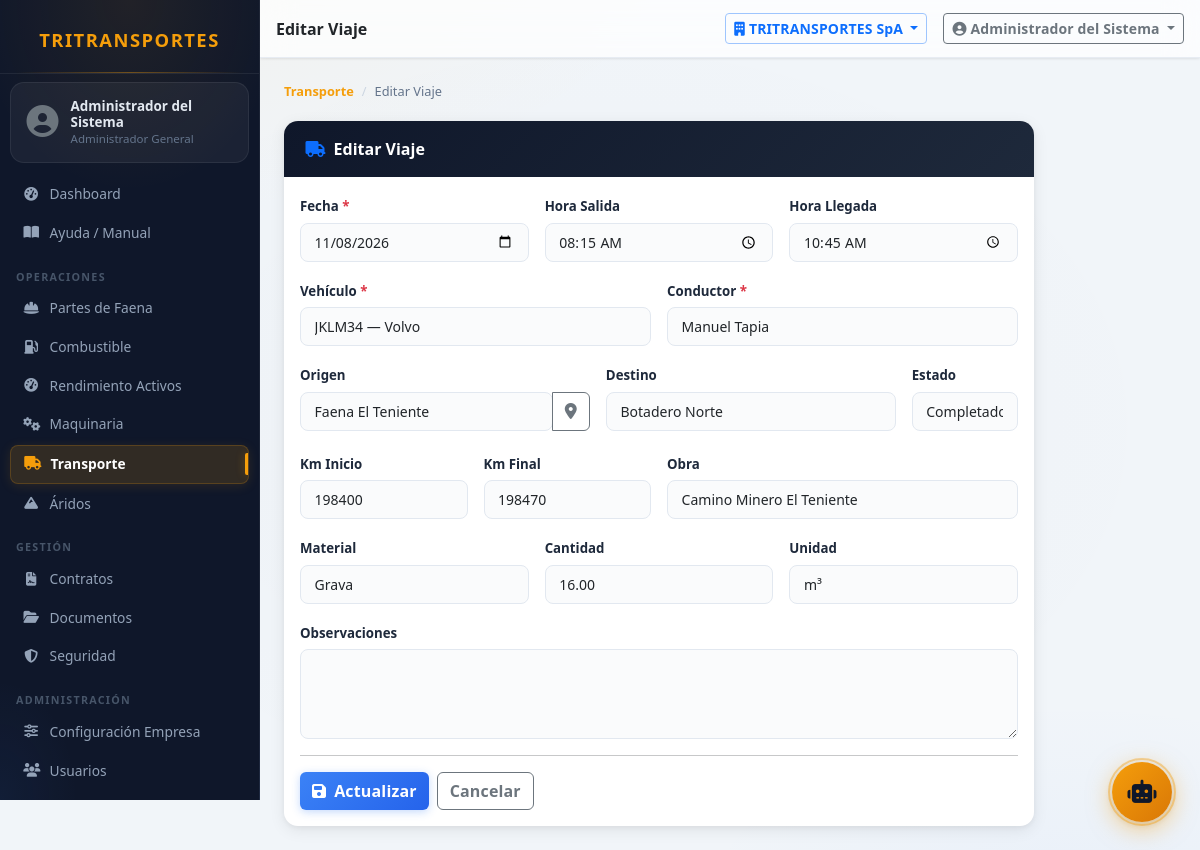
/modules/transporte/viaje?id=2 (signed in), run on the app's committed database.
### tables this page shows
CREATE TABLE IF NOT EXISTS viajes (
    id              INT UNSIGNED AUTO_INCREMENT PRIMARY KEY,
    empresa_id      INT UNSIGNED NOT NULL,
    obra_id         INT UNSIGNED,
    contrato_id     INT UNSIGNED,
    vehiculo_id     INT UNSIGNED NOT NULL,
    conductor_id    INT UNSIGNED NOT NULL,
    fecha           DATE NOT NULL,
    hora_salida     TIME,
    hora_llegada    TIME,
    origen          VARCHAR(200),
    destino         VARCHAR(200),
    km_inicio       INT UNSIGNED DEFAULT 0,
    km_fin          INT UNSIGNED DEFAULT 0,
    material_id     INT UNSIGNED,
    cantidad        DECIMAL(10,2),
    unidad          VARCHAR(30),
    estado          ENUM('programado','en_ruta','completado','cancelado') NOT NULL DEFAULT 'programado',
    observaciones   TEXT,
    lat_origen      DECIMAL(10,7),
    lng_origen      DECIMAL(10,7),
    lat_destino     DECIMAL(10,7),
    lng_destino     DECIMAL(10,7),
    creado_por      INT UNSIGNED,
    created_at      DATETIME NOT NULL DEFAULT CURRENT_TIMESTAMP,
    updated_at      DATETIME NOT NULL DEFAULT CURRENT_TIMESTAMP ON UPDATE CURRENT_TIMESTAMP,
    CONSTRAINT fk_viaj_emp  FOREIGN KEY (empresa_id)  REFERENCES empresas(id),
    CONSTRAINT fk_viaj_obra FOREIGN KEY (obra_id)     REFERENCES obras(id)       ON DELETE SET NULL,
    CONSTRAINT fk_viaj_veh  FOREIGN KEY (vehiculo_id) REFERENCES vehiculos(id),
    CONSTRAINT fk_viaj_cond FOREIGN KEY (conductor_id)REFERENCES conductores(id),
    CONSTRAINT fk_viaj_mat  FOREIGN KEY (material_id) REFERENCES materiales(id)  ON DELETE SET NULL,
    CONSTRAINT fk_viaj_usr  FOREIGN KEY (creado_por)  REFERENCES usuarios(id)    ON DELETE SET NULL,
    INDEX idx_viaj_emp_f  (empresa_id, fecha),
    INDEX idx_viaj_veh    (vehiculo_id),
    INDEX idx_viaj_cond   (conductor_id),
    INDEX idx_viaj_obra   (obra_id)
);

CREATE TABLE IF NOT EXISTS vehiculos (
    id           INT UNSIGNED AUTO_INCREMENT PRIMARY KEY,
    empresa_id   INT UNSIGNED NOT NULL,
    patente      VARCHAR(10)  NOT NULL,
    marca        VARCHAR(60),
    modelo       VARCHAR(80),
    anio         SMALLINT UNSIGNED,
    categoria_id INT UNSIGNED,
    color        VARCHAR(40),
    odometro     INT UNSIGNED DEFAULT 0,
    activo       TINYINT(1)   NOT NULL DEFAULT 1,
    created_at   DATETIME     NOT NULL DEFAULT CURRENT_TIMESTAMP,
    updated_at   DATETIME     NOT NULL DEFAULT CURRENT_TIMESTAMP ON UPDATE CURRENT_TIMESTAMP,
    UNIQUE KEY uq_patente (empresa_id, patente),
    CONSTRAINT fk_veh_emp  FOREIGN KEY (empresa_id)   REFERENCES empresas(id),
    CONSTRAINT fk_veh_cat  FOREIGN KEY (categoria_id) REFERENCES categorias_vehiculo(id) ON DELETE SET NULL
);

CREATE TABLE IF NOT EXISTS obras (
    id          INT UNSIGNED AUTO_INCREMENT PRIMARY KEY,
    empresa_id  INT UNSIGNED NOT NULL,
    nombre      VARCHAR(150) NOT NULL,
    codigo      VARCHAR(30),
    cliente_id  INT UNSIGNED,
    descripcion TEXT,
    fecha_inicio DATE,
    fecha_termino DATE,
    estado      ENUM('activa','pausada','finalizada') NOT NULL DEFAULT 'activa',
    lat         DECIMAL(10,7),
    lng         DECIMAL(10,7),
    activo      TINYINT(1)   NOT NULL DEFAULT 1,
    created_at  DATETIME     NOT NULL DEFAULT CURRENT_TIMESTAMP,
    updated_at  DATETIME     NOT NULL DEFAULT CURRENT_TIMESTAMP ON UPDATE CURRENT_TIMESTAMP,
    CONSTRAINT fk_obra_emp FOREIGN KEY (empresa_id) REFERENCES empresas(id),
    CONSTRAINT fk_obra_cli FOREIGN KEY (cliente_id) REFERENCES clientes(id) ON DELETE SET NULL
);

CREATE TABLE IF NOT EXISTS materiales (
    id             INT UNSIGNED AUTO_INCREMENT PRIMARY KEY,
    nombre         VARCHAR(100) NOT NULL,
    unidad_medida  VARCHAR(20)  NOT NULL DEFAULT 'm3',
    activo         TINYINT(1)   NOT NULL DEFAULT 1,
    UNIQUE KEY uq_nombre (nombre)
);

### core/Helpers.php (called while the page is built, shortened)
<?php
function h(mixed $s): string {
    return htmlspecialchars((string)$s, ENT_QUOTES | ENT_HTML5, 'UTF-8');
}
function getInt(string $key, int $default = 0): int {
    return isset($_GET[$key]) ? (int)$_GET[$key] : $default;
}

### core/Auth.php (called while the page is built, shortened)
<?php
class Auth {
    public static function empresaId(): int {
        return (int)($_SESSION['empresa_id'] ?? 0);
    }
}

### core/Tenant.php (called while the page is built, shortened)
<?php
class Tenant
{
    private static bool $ocupado = false;
    private static ?array $tablasTenant = null;
    public static function tablasTenant(): array
    {
        if (self::$tablasTenant !== null) return self::$tablasTenant;
        $cache = ROOT . '/logs/.tenant_tablas.php';
        try {
            $filas = DB::all(
                "SELECT TABLE_NAME AS t FROM information_schema.COLUMNS
                 WHERE TABLE_SCHEMA = DATABASE() AND COLUMN_NAME = 'empresa_id'"
            );
            $lista = array_column($filas, 't');
        } catch (Throwable) {
            $lista = [];
        }
        return self::$tablasTenant = $lista;
    }
    public static function revisar(string $sql): ?string
    {
        $limpio = self::normalizar($sql);
        $verbo  = strtoupper(strtok(ltrim($limpio), " \t\n("));
        $tablas = self::tablasReferenciadas($limpio, $verbo);
        $sensibles = array_intersect($tablas, self::tablasTenant());
        if (!$sensibles) return null;
        if (stripos($limpio, 'empresa_id') !== false) return null;
        return 'Consulta sobre ' . implode(', ', $sensibles) . ' sin filtro empresa_id';
    }
    public static function verificar(string $sql): void
    {
        $modo = defined('TENANT_MODO') ? TENANT_MODO : 'auditar';
        if ($modo === 'off' || self::$ocupado) return;
        self::$ocupado = true;
        try {
            $motivo = self::revisar($sql);
            if ($motivo === null) return;
        } finally {
            self::$ocupado = false;
        }
    }
    public static function normalizar(string $sql): string
    {
        $sql = preg_replace('/--[^\n]*/', ' ', $sql);
        $sql = preg_replace('/\/\*.*?\*\//s', ' ', $sql);
        return trim(preg_replace('/\s+/', ' ', $sql));
    }
    public static function tablasReferenciadas(string $sql, string $verbo): array
    {
        $tablas = [];
        $cte = [];
        if (preg_match_all('/\b([a-z_][a-z0-9_]*)\s+AS\s*\(/i', $sql, $m)) {
            $cte = array_map('strtolower', $m[1]);
        }
        $patrones = [
            '/\bFROM\s+`?([a-z_][a-z0-9_]*)`?/i',
            '/\bJOIN\s+`?([a-z_][a-z0-9_]*)`?/i',
            '/\bUPDATE\s+`?([a-z_][a-z0-9_]*)`?/i',
            '/\bINSERT\s+INTO\s+`?([a-z_][a-z0-9_]*)`?/i',
        ];
        foreach ($patrones as $p) {
            if (preg_match_all($p, $sql, $m)) {
                foreach ($m[1] as $t) {
                    $t = strtolower($t);
                    $tablas[] = $t;
                }
            }
        }
        return array_values(array_unique($tablas));
    }
}

### config/database.php (called while the page is built, shortened)
<?php
class DB {
    private static ?PDO $pdo = null;
    public static function conn(): PDO {
        if (self::$pdo === null) {
            $dsn = sprintf('mysql:host=%s;port=%s;dbname=%s;charset=%s', DB_HOST, DB_PORT, DB_NAME, DB_CHARSET);
            self::$pdo = new PDO($dsn, DB_USER, DB_PASS, [
                PDO::ATTR_ERRMODE            => PDO::ERRMODE_EXCEPTION,
                PDO::ATTR_DEFAULT_FETCH_MODE => PDO::FETCH_ASSOC,
                PDO::ATTR_EMULATE_PREPARES   => false,
            ]);
        }
        return self::$pdo;
    }
    public static function run(string $sql, array $p = []): PDOStatement {
        if (class_exists('Tenant')) {
            Tenant::verificar($sql);
        }
        $stmt = self::conn()->prepare($sql);
        $stmt->execute($p);
        return $stmt;
    }
    public static function all(string $sql, array $p = []): array {
        return self::run($sql, $p)->fetchAll();
    }
    public static function one(string $sql, array $p = []): array|false {
        return self::run($sql, $p)->fetch();
    }
}

### modules/transporte/viaje.php (the view, shortened to what this page needs)
<?php
$emp  = Auth::empresaId();
$id   = getInt('id');
$edit = $id > 0;
$r    = [];
if ($edit) {
    $r = DB::one("SELECT v.* FROM viajes v WHERE v.id=? AND v.empresa_id=?", [$id, $emp]);
}
$vehiculos  = DB::all("SELECT v.id, v.patente, v.marca FROM vehiculos v WHERE v.empresa_id=? AND v.activo=1 ORDER BY v.patente", [$emp]);
$conductores= DB::all("SELECT c.id, CONCAT(t.nombre,' ',t.apellido) AS nombre FROM conductores c INNER JOIN trabajadores t ON t.id=c.trabajador_id WHERE t.empresa_id=? AND c.activo=1 ORDER BY t.apellido", [$emp]);
$obras      = DB::all("SELECT id, nombre FROM obras WHERE empresa_id=? AND activo=1 ORDER BY nombre", [$emp]);
$materiales = DB::all("SELECT id, nombre FROM materiales WHERE activo=1 ORDER BY nombre", []);
$pageTitle = $edit ? 'Editar Viaje' : 'Registrar Viaje';
include ROOT . '/includes/header.php';
?>
<nav aria-label="breadcrumb"><ol class="breadcrumb">
    <li class="breadcrumb-item"><a href="index">Transporte</a></li>
    <li class="breadcrumb-item active"><?= h($pageTitle) ?></li>
</ol></nav>
<div class="card form-card" style="max-width:750px">
    <div class="card-header">
        <strong><i class="fas fa-truck text-primary me-2"></i><?= h($pageTitle) ?></strong>
    </div>
    <div class="card-body">
        <form method="POST" data-offline="1">
            <div class="row g-3">
                <div class="col-md-4">
                    <label class="form-label">Fecha <span class="text-danger">*</span></label>
                    <input type="date" name="fecha" class="form-control" required value="<?= h($r['fecha'] ?? date('Y-m-d')) ?>">
                </div>
                <div class="col-md-4">
                    <label class="form-label">Hora Salida</label>
                    <input type="time" name="hora_salida" class="form-control" value="<?= h($r['hora_salida'] ?? '') ?>">
                </div>
                <div class="col-md-4">
                    <label class="form-label">Hora Llegada</label>
                    <input type="time" name="hora_llegada" class="form-control" value="<?= h($r['hora_llegada'] ?? '') ?>">
                </div>
                <div class="col-md-6">
                    <label class="form-label">Vehículo <span class="text-danger">*</span></label>
                    <select name="vehiculo_id" class="form-select" <?= empty($vehiculos) ? '' : 'required' ?>>
                        <?php if (empty($vehiculos)): ?>
                            <option value="" disabled selected>Sin vehículos — Agregue en Admin → Flota</option>
                        <?php else: ?>
                            <?php foreach ($vehiculos as $v): ?>
                                <option value="<?= $v['id'] ?>" <?= ($r['vehiculo_id'] ?? '') == $v['id'] ? 'selected' : '' ?>>
                                    <?= h($v['patente'] . ' — ' . $v['marca']) ?>
                                </option>
                            <?php endforeach; ?>
                        <?php endif; ?>
                    </select>
                </div>
                <div class="col-md-6">
                    <label class="form-label">Conductor <span class="text-danger">*</span></label>
                    <select name="conductor_id" class="form-select" <?= empty($conductores) ? '' : 'required' ?>>
                        <?php if (empty($conductores)): ?>
                            <option value="" disabled selected>Sin conductores — Agregue en Admin → Personal</option>
                        <?php else: ?>
                            <?php foreach ($conductores as $c): ?>
                                <option value="<?= $c['id'] ?>" <?= ($r['conductor_id'] ?? '') == $c['id'] ? 'selected' : '' ?>>
                                    <?= h($c['nombre']) ?>
                                </option>
                            <?php endforeach; ?>
                        <?php endif; ?>
                    </select>
                </div>
                <div class="col-md-5">
                    <label class="form-label">Origen</label>
                    <div class="input-group">
                        <input type="text" name="origen" class="form-control" maxlength="200"
                               value="<?= h($r['origen'] ?? '') ?>" placeholder="Ubicación de origen">
                        <button type="button" class="btn btn-outline-secondary" id="btnGps" title="Capturar GPS">
                            <i class="fas fa-map-marker-alt"></i>
                        </button>
                    </div>
                </div>
                <div class="col-md-5">
                    <label class="form-label">Destino</label>
                    <input type="text" name="destino" class="form-control" maxlength="200"
                           value="<?= h($r['destino'] ?? '') ?>" placeholder="Ubicación de destino">
                </div>
                <div class="col-md-2">
                    <label class="form-label">Estado</label>
                    <select name="estado" class="form-select">
                        <?php foreach (['programado'=>'Programado','en_ruta'=>'En Ruta','completado'=>'Completado','cancelado'=>'Cancelado'] as $v => $l): ?>
                            <option value="<?= $v ?>" <?= ($r['estado'] ?? 'programado') === $v ? 'selected' : '' ?>><?= $l ?></option>
                        <?php endforeach; ?>
                    </select>
                </div>
                <div class="col-md-3">
                    <label class="form-label">Km Inicio</label>
                    <input type="number" name="km_inicio" class="form-control" min="0"
                           value="<?= h($r['km_inicio'] ?? '0') ?>">
                </div>
                <div class="col-md-3">
                    <label class="form-label">Km Final</label>
                    <input type="number" name="km_fin" class="form-control" min="0"
                           value="<?= h($r['km_fin'] ?? '0') ?>">
                </div>
                <div class="col-md-6">
                    <label class="form-label">Obra</label>
                    <select name="obra_id" class="form-select">
                        <?php foreach ($obras as $o): ?>
                            <option value="<?= $o['id'] ?>" <?= ($r['obra_id'] ?? '') == $o['id'] ? 'selected' : '' ?>>
                                <?= h($o['nombre']) ?>
                            </option>
                        <?php endforeach; ?>
                    </select>
                </div>
                <div class="col-md-4">
                    <label class="form-label">Material</label>
                    <select name="material_id" class="form-select">
                        <?php foreach ($materiales as $m): ?>
                            <option value="<?= $m['id'] ?>" <?= ($r['material_id'] ?? '') == $m['id'] ? 'selected' : '' ?>>
                                <?= h($m['nombre']) ?>
                            </option>
                        <?php endforeach; ?>
                    </select>
                </div>
                <div class="col-md-4">
                    <label class="form-label">Cantidad</label>
                    <input type="number" name="cantidad" class="form-control" min="0" step="0.01"
                           value="<?= h($r['cantidad'] ?? '') ?>">
                </div>
                <div class="col-md-4">
                    <label class="form-label">Unidad</label>
                    <select name="unidad" class="form-select">
                        <?php foreach (['' => '—', 'ton' => 'Toneladas', 'm3' => 'm³', 'unidad' => 'Unidades', 'viaje' => 'Viaje'] as $v => $l): ?>
                            <option value="<?= $v ?>" <?= ($r['unidad'] ?? '') === $v ? 'selected' : '' ?>><?= $l ?></option>
                        <?php endforeach; ?>
                    </select>
                </div>
                <div class="col-12">
                    <label class="form-label">Observaciones</label>
                    <textarea name="observaciones" class="form-control" rows="2" maxlength="500"><?= h($r['observaciones'] ?? '') ?></textarea>
                </div>
            </div>
            <hr class="my-3">
            <div class="d-flex gap-2">
                <button type="submit" class="btn btn-primary">
                    <i class="fas fa-save me-2"></i><?= $edit ? 'Actualizar' : 'Registrar Viaje' ?>
                </button>
                <a href="index" class="btn btn-outline-secondary">Cancelar</a>
            </div>
        </form>
    </div>
</div>
<?php include ROOT . '/includes/footer.php'; ?>

### data on the page
viajes: fecha "11/08/2026", hora_salida "08:15:00", hora_llegada "10:45:00", vehiculo_id "JKLM34 — Volvo", conductor_id "Manuel Tapia", origen "Faena El Teniente", destino "Botadero Norte", estado "Completado", km_inicio "198400", km_fin "198470", obra_id "Camino Minero El Teniente", material_id "Grava", cantidad "16.00", unidad "m³"

### other printed values
Auth::user()['nombre'] "Administrador del Sistema"
Auth::rolNombre() "Administrador General"
$label "Dashboard Ayuda / Manual Partes de Faena Combustible Rendimiento Activos Maquinaria Transporte Áridos Contratos Documentos Seguridad Configuración Empresa Usuarios"
$label "OPERACIONES GESTIÓN ADMINISTRACIÓN"
$pageTitle "Editar Viaje"
$empActiva "TRITRANSPORTES SpA"
